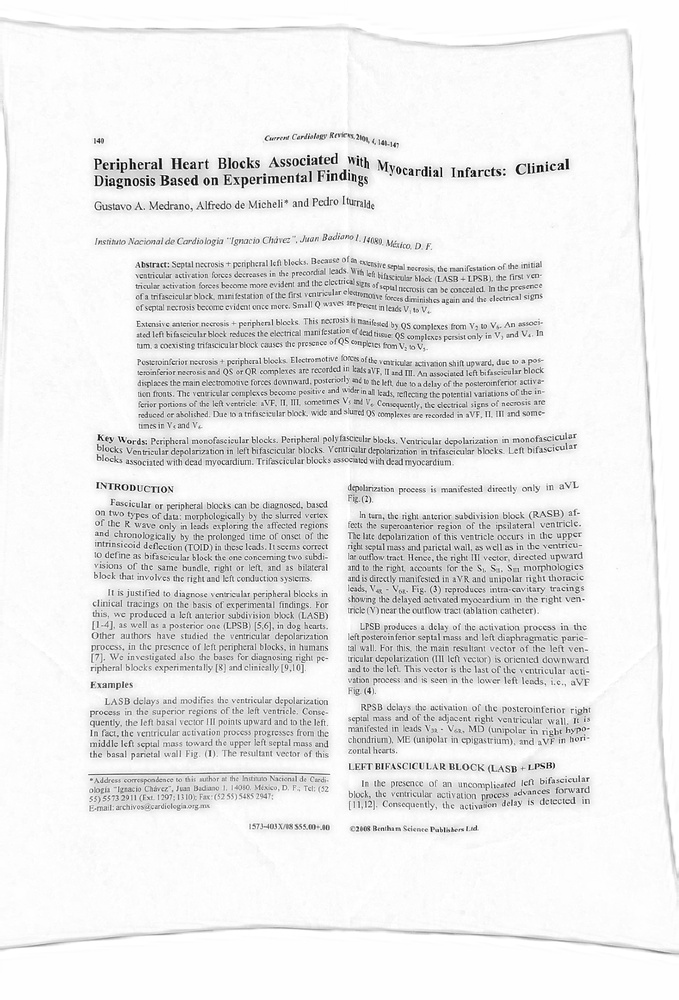
#> input picture Pipeline With ML/result/fold_0016_step3_3_noshadow.jpg, 679 x 1000 px, shrunk from 1760 x 2592 before the run
$ python test_binarize.py
#> lines starting #> are read from the running program, lines starting #| are printed output that depends on the picture; after the words box and inside, x2 and y2 are one past the last pixel; in counts of white or black regions, pixels touching at a corner belong together
import cv2
import numpy as np

def new_binarize(img_path):
    # Đọc ảnh noshadow
#> called with img_path = 'result/fold_0016_step3_3_noshadow.jpg'
    gray = cv2.imread(img_path, cv2.IMREAD_GRAYSCALE)
#> gray is the input picture: shape (1000, 679); min 0, max 255, mean 233.5
    if gray is None: return

    # 1. Gamma Correction (kéo gắt nét phai)
    gamma = 2.0
    gray_gamma = np.array(255 * (gray / 255) ** gamma, dtype=np.uint8)
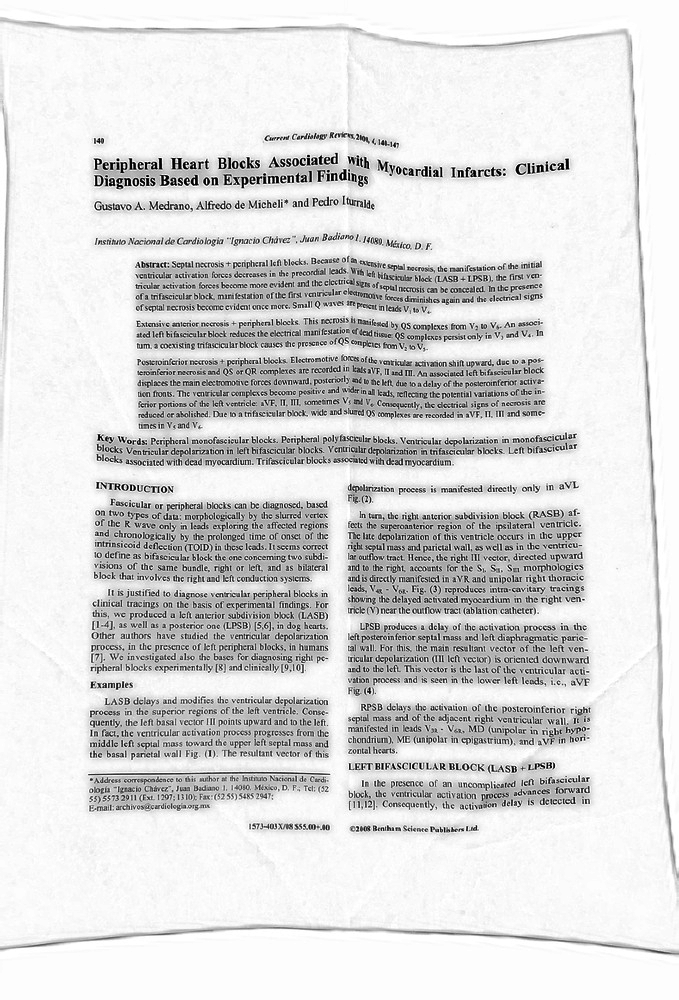
#> gray_gamma: shape (1000, 679); min 0, max 255, mean 218.6

    # 2. Gaussian Blur cực nhẹ để khử nhiễu răng cưa
    blurred = cv2.GaussianBlur(gray_gamma, (3, 3), 0)

    # 3. Thuật toán Otsu (Chia nền trắng tinh / Chữ đen kịt)
    _, binary = cv2.threshold(blurred, 0, 255, cv2.THRESH_BINARY | cv2.THRESH_OTSU)
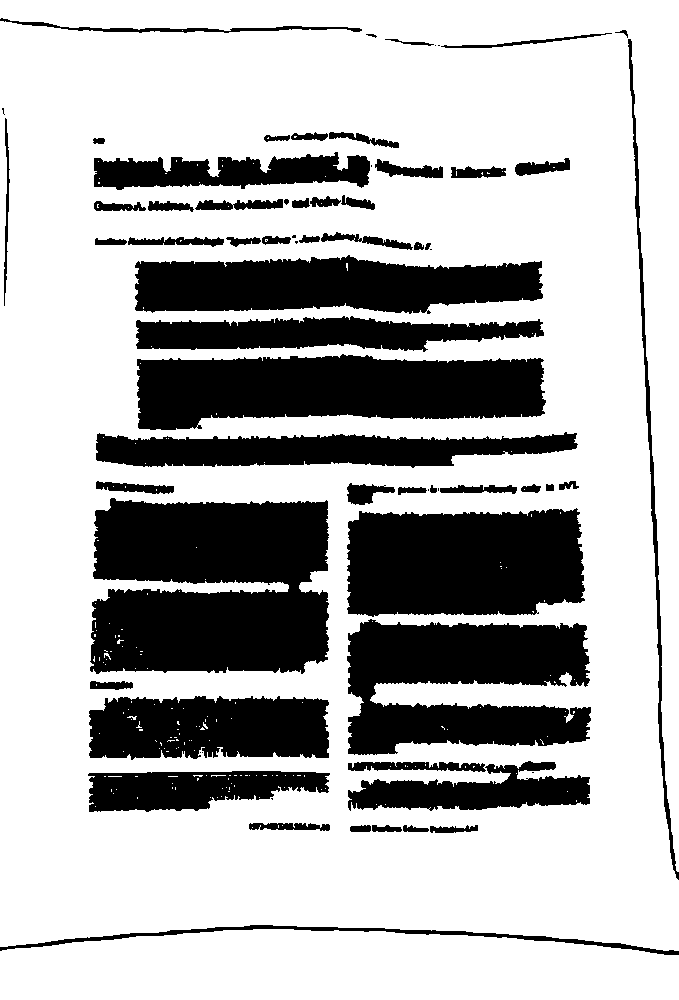
#> binary: shape (1000, 679); 70.5% white; 69 black regions (13 under 20 px), largest, box (x1, y1, x2, y2) and area: (90, 498, 329, 674) 36579, (137, 354, 546, 430) 24265, (347, 619, 591, 755) 23659

    # 4. Nối nét đứt, điền khuyết (Morphological Closing trên nền chữ đen)
    # Binary: Chữ là đen (0), nền là trắng (255)
    # Ta đảo ngược để chữ thành (255) dễ gọt
    inv = cv2.bitwise_not(binary)
    kernel_connect = cv2.getStructuringElement(cv2.MORPH_RECT, (3, 3))
    # Nối nét đứt bên trong thân chữ
    inv_connected = cv2.morphologyEx(inv, cv2.MORPH_CLOSE, kernel_connect)
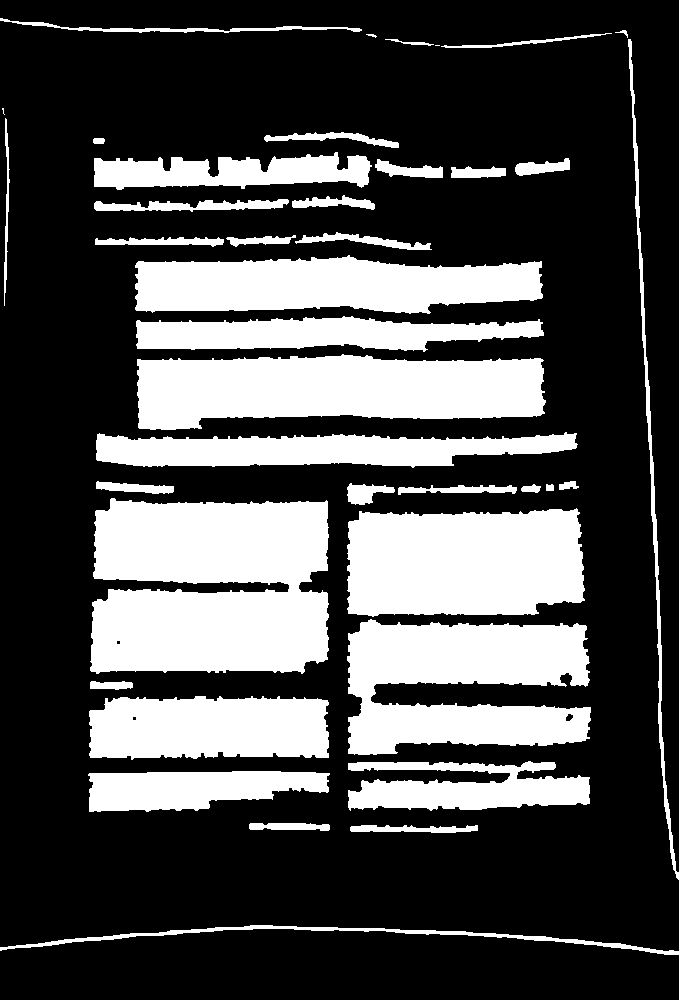
#> inv_connected: shape (1000, 679); 29.8% white; 40 white regions (2 under 20 px), largest, box (x1, y1, x2, y2) and area: (90, 498, 329, 674) 36860, (137, 354, 546, 430) 24393, (347, 619, 591, 755) 23907
    # Bơm phồng chữ mờ lên thêm một chút
    inv_bold = cv2.dilate(inv_connected, kernel_connect, iterations=1)
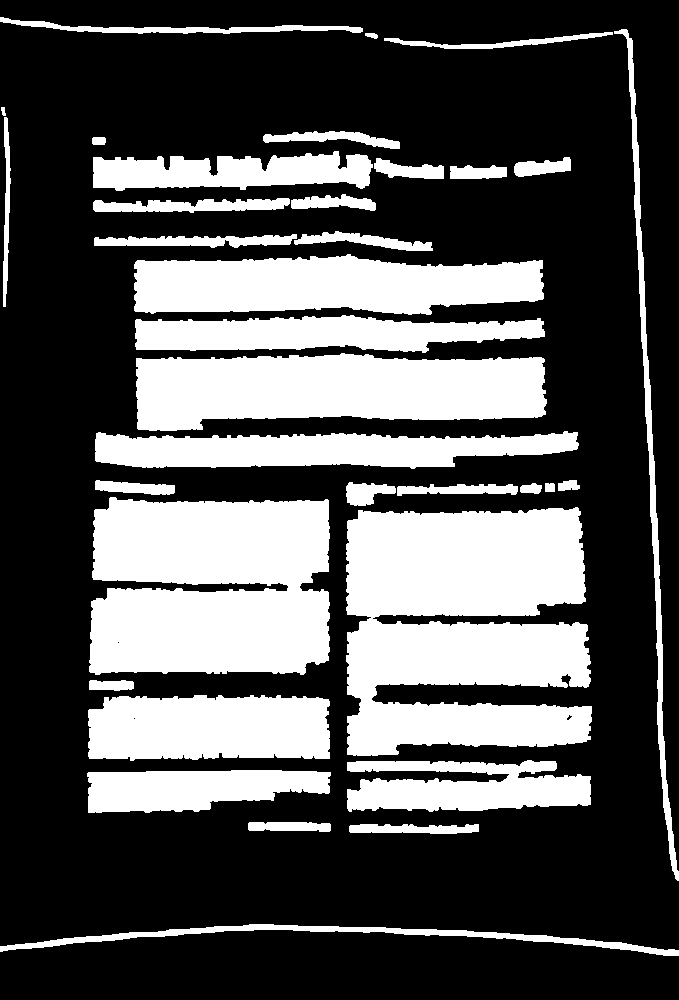
#> inv_bold: shape (1000, 679); 32.9% white; 35 white regions, largest, box (x1, y1, x2, y2) and area: (346, 507, 592, 756) 49549, (89, 497, 330, 675) 38394, (136, 353, 547, 431) 25523

    # Trả lại nền trắng
    final_img = cv2.bitwise_not(inv_bold)
    cv2.imwrite("test_final.jpg", final_img)

new_binarize("result/fold_0016_step3_3_noshadow.jpg")

$ run again, with Pipeline With ML/result/fold_0016_step1_4_u2net_extracted.jpg copied over Pipeline With ML/result/fold_0016_step3_3_noshadow.jpg
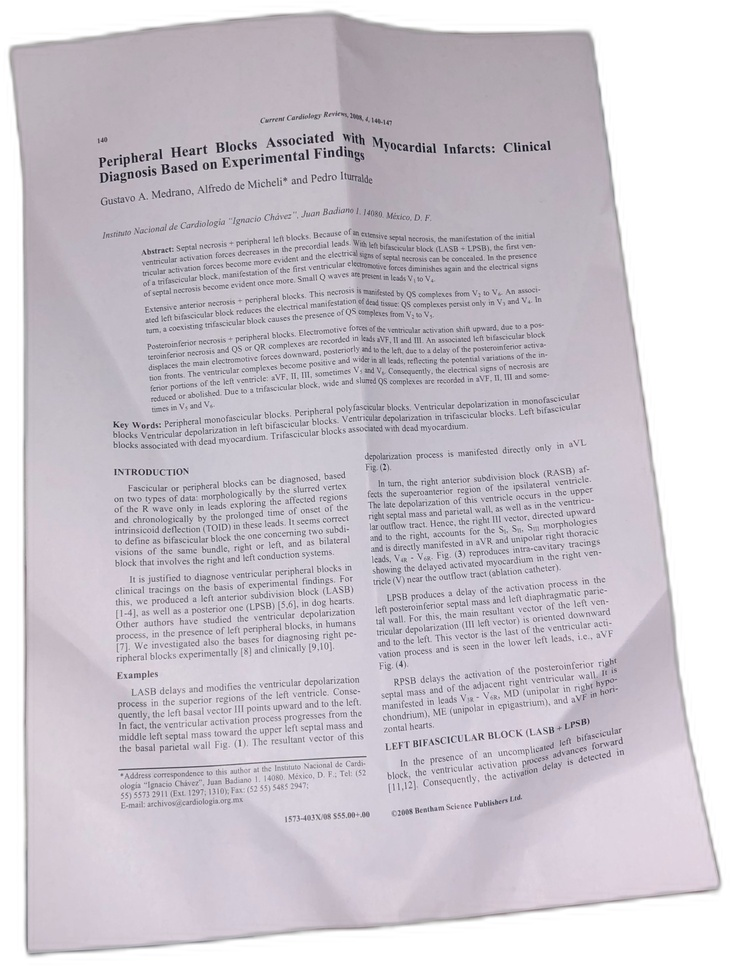
#> input picture Pipeline With ML/result/fold_0016_step1_4_u2net_extracted.jpg, 730 x 966 px, shrunk from 2035 x 2691 before the run
#> in new_binarize, `_, binary = cv2.threshold(blurred, 0, 255, cv2.THRESH_BINARY | cv2.THR..`:
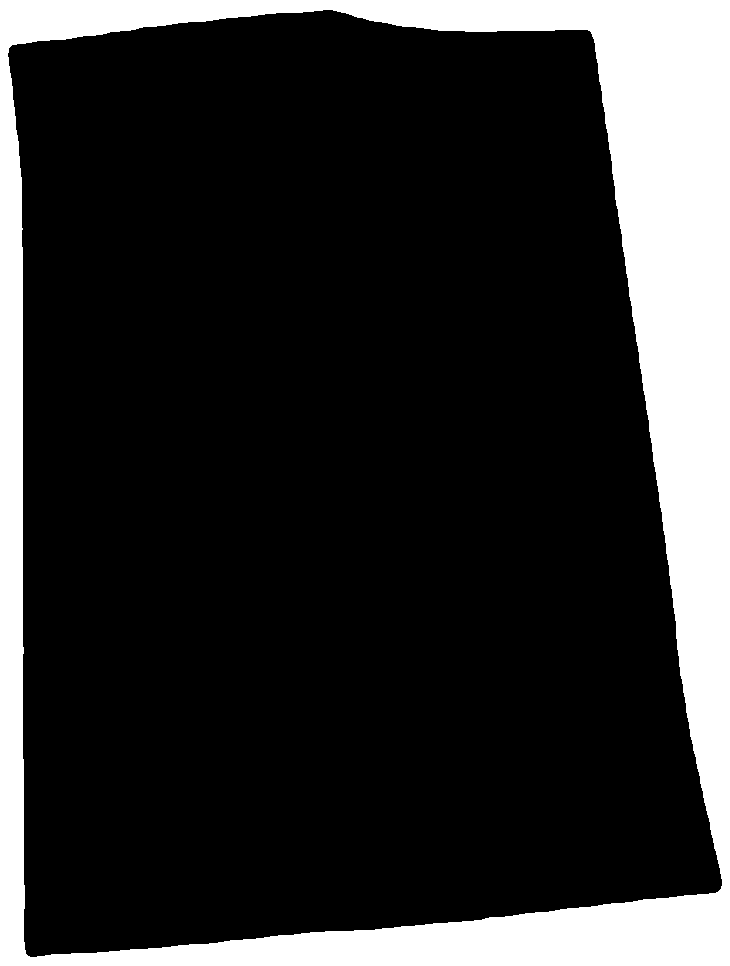
#> binary: shape (966, 730); 19% white; 1 white region, box (x1, y1, x2, y2) and area: (0, 0, 730, 966) 133736
#> inv_connected: shape (966, 730); 81% white; 1 black region, box (x1, y1, x2, y2) and area: (0, 0, 730, 966) 133734
#> in new_binarize, `inv_bold = cv2.dilate(inv_connected, kernel_connect, iterations=1)`:
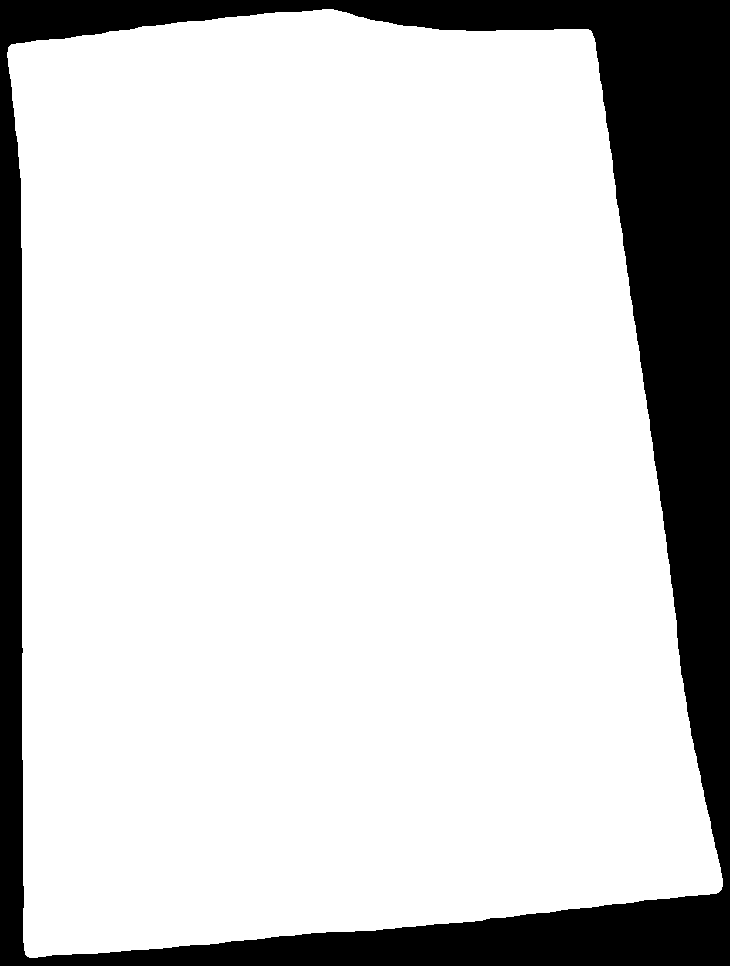
#> inv_bold: shape (966, 730); 81.5% white; 1 black region, box (x1, y1, x2, y2) and area: (0, 0, 730, 966) 130400
